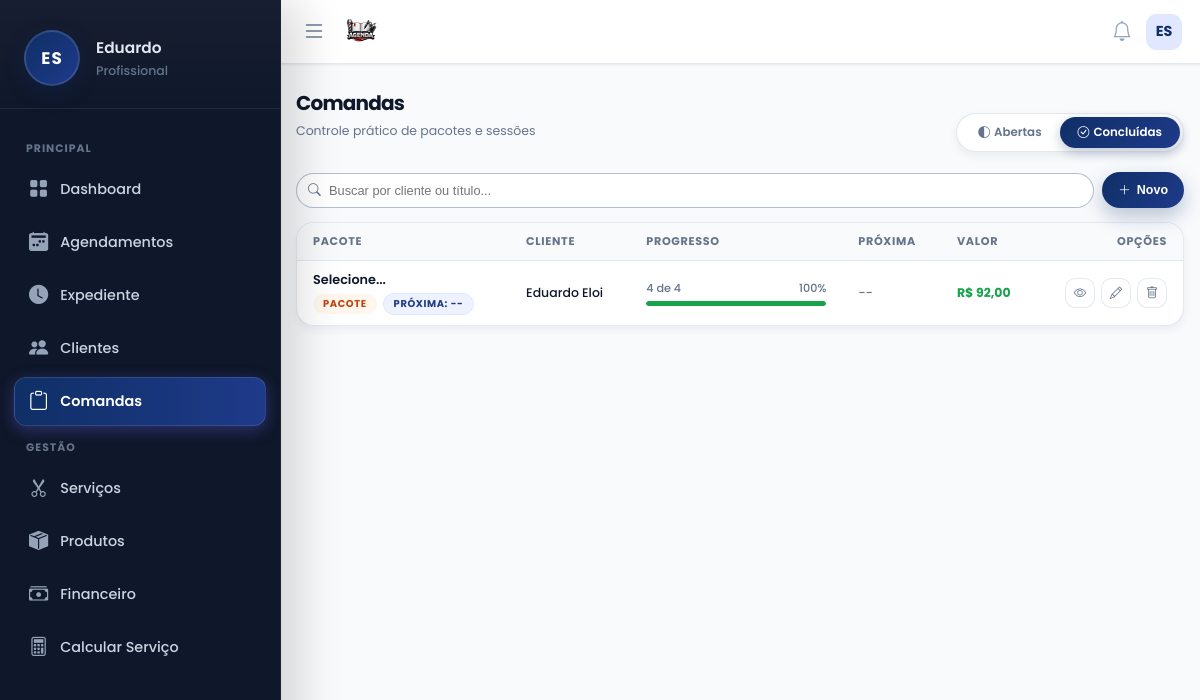
Page /pages/comandas/comandas.php?tab=fechada (signed in) on the committed database.
### tables this page shows
CREATE TABLE usuarios (
        id INTEGER PRIMARY KEY AUTOINCREMENT,
        nome TEXT, email TEXT, telefone TEXT, foto TEXT, biografia TEXT,
        cep TEXT, endereco TEXT, numero TEXT, bairro TEXT, cidade TEXT, estado TEXT,
        criado_em DATETIME DEFAULT CURRENT_TIMESTAMP
    , senha TEXT, estabelecimento TEXT, cor_tema TEXT DEFAULT '#4f46e5', ultimo_login DATETIME, ativo INTEGER DEFAULT 1, data_expiracao DATE, is_vitalicio INTEGER DEFAULT 0, quem_indicou TEXT, valor_mensalidade REAL DEFAULT 19.90, indicado_por TEXT, valor_mensal REAL DEFAULT 19.90, token_recuperacao TEXT, token_validade DATETIME, tipo_estabelecimento TEXT DEFAULT 'Salão de Beleza', instagram TEXT, cpf TEXT, lembrete_email_ativo INTEGER DEFAULT 0, lembrete_email_tempo INTEGER DEFAULT 4, lembrete_email_unidade TEXT DEFAULT 'horas', lembrete_email_cliente INTEGER DEFAULT 1, lembrete_email_confirmar INTEGER DEFAULT 0, lembrete_email_outro TEXT, lembrete_email_copia INTEGER DEFAULT 0, agendamento_min_antecedencia INTEGER DEFAULT 4, agendamento_min_unidade TEXT DEFAULT 'horas', receber_email_diario INTEGER DEFAULT 0, is_teste INTEGER DEFAULT 0, vendedor_id INTEGER);

CREATE TABLE comandas (
        id INTEGER PRIMARY KEY AUTOINCREMENT,
        user_id INTEGER NOT NULL,
        tipo TEXT DEFAULT 'normal', -- normal ou pacote
        descricao TEXT,
        cliente_id INTEGER,
        cliente_nome TEXT,
        data_inicio DATE NOT NULL,
        data_fim DATE,
        proxima_data DATE,
        numero_atendimentos INTEGER DEFAULT 0,
        total_recorrencias INTEGER DEFAULT 1,
        valor_total REAL DEFAULT 0,
        valor_pago REAL DEFAULT 0,
        desconto_tipo TEXT DEFAULT 'valor', -- valor ou porcentagem
        desconto_valor REAL DEFAULT 0,
        valor_liquido REAL DEFAULT 0,
        servico_id INTEGER,
        servico_nome TEXT,
        pacote_id INTEGER,
        pacote_nome TEXT,
        status TEXT DEFAULT 'aberta', -- aberta, fechada, cancelada
        criado_em DATETIME DEFAULT CURRENT_TIMESTAMP
    , titulo TEXT, qtd_total INTEGER DEFAULT 1, created_at DATETIME DEFAULT CURRENT_TIMESTAMP, frequencia TEXT DEFAULT 'unico', serie_id TEXT);

### pages/comandas/comandas.php (the view, shortened to what this page needs)
<?php
require_once __DIR__ . '/../../includes/db.php';
$uid = (int)$_SESSION['user_id'];
$filtro_status = $_GET['tab'] ?? 'aberta';
$busca         = trim($_GET['q'] ?? '');
$sql = "SELECT c.*, cli.nome AS c_nome, s.nome AS servico_nome,
        (SELECT COUNT(*) FROM comanda_itens WHERE comanda_id = c.id AND status = 'realizado') AS feitos,
        (SELECT data_prevista FROM comanda_itens WHERE comanda_id = c.id AND status = 'pendente' ORDER BY data_prevista ASC LIMIT 1) AS proxima
        FROM comandas c
        JOIN clientes cli ON c.cliente_id = cli.id
        LEFT JOIN servicos s ON c.servico_id = s.id
        WHERE c.user_id = :uid AND c.status = :status";
$sql .= " ORDER BY c.data_inicio DESC";
$stmt = $pdo->prepare($sql);
$stmt->bindValue(':uid', $uid);
$stmt->bindValue(':status', $filtro_status);
$stmt->execute();
$lista = $stmt->fetchAll(PDO::FETCH_ASSOC);
include '../../includes/header.php';
include '../../includes/menu.php';
?>
<link rel="stylesheet" href="https://cdn.jsdelivr.net/npm/bootstrap-icons@1.10.5/font/bootstrap-icons.css">
<div class="app-container">
    <div class="app-header">
        <div class="page-title">
            <h1>Comandas</h1>
            <p>Controle prático de pacotes e sessões</p>
        </div>
        <div class="tabs-pill">
            <a href="?tab=aberta" class="tab-link <?= $filtro_status=='aberta'?'active':'' ?>">
                <i class="bi bi-circle-half"></i> Abertas
            </a>
            <a href="?tab=fechada" class="tab-link <?= $filtro_status=='fechada'?'active':'' ?>">
                <i class="bi bi-check-circle"></i> Concluídas
            </a>
        </div>
    </div>
    <div class="controls-row">
        <form style="flex:1; display:flex;" method="GET">
            <div class="search-wrapper">
                <i class="bi bi-search"></i>
                <input type="text" name="q" value="<?= htmlspecialchars($busca) ?>" placeholder="Buscar por cliente ou título..." class="search-input">
            </div>
        </form>
        <button type="button" class="btn-gradient" onclick="abrirModal('modalNova')">
            <i class="bi bi-plus-lg"></i> Novo
        </button>
    </div>
    <div class="desktop-table">
        <table>
            <thead>
                <tr>
                    <th>Pacote</th>
                    <th>Cliente</th>
                    <th>Progresso</th>
                    <th>Próxima</th>
                    <th>Valor</th>
                    <th style="text-align:right">Opções</th>
                </tr>
            </thead>
            <tbody>
                <?php foreach($lista as $c):
                    $percent = ($c['qtd_total'] > 0) ? ($c['feitos'] / $c['qtd_total']) * 100 : 0;
                    $percent = min(100, max(0, $percent));
                    $sessaoAtual = ($c['status'] === 'aberta') ? min($c['feitos'] + 1, max(1, (int)$c['qtd_total'])) : max(1, (int)$c['qtd_total']);
                    $dataJson = htmlspecialchars(json_encode($c), ENT_QUOTES, 'UTF-8');
                ?>
                <tr>
                    <td>
                        <div style="font-weight:600; color:var(--text-main); font-size:0.8rem;"><?= htmlspecialchars($c['titulo']) ?></div>
                        <div style="display:flex; gap:6px; align-items:center; margin-top:4px; flex-wrap:wrap;">
                            <span class="badge-pill badge-<?= $c['tipo']=='pacote'?'orange':'blue' ?>"><?= ucfirst($c['tipo']) ?></span>
                            <span class="badge-pill badge-next">
                                Próxima: <?= $c['proxima'] ? date('d/m', strtotime($c['proxima'])) : '--' ?>
                            </span>
                        </div>
                    </td>
                    <td><?= htmlspecialchars($c['c_nome']) ?></td>
                    <td style="width:180px;">
                        <div style="display:flex; justify-content:space-between; font-size:0.7rem; color:var(--text-muted); margin-bottom:3px;">
                            <span><?= $sessaoAtual ?> de <?= $c['qtd_total'] ?></span>
                            <span><?= round($percent) ?>%</span>
                        </div>
                        <div class="prog-bar">
                            <div class="prog-fill <?= $percent>=100?'finished':'' ?>" style="width: <?= $percent ?>%"></div>
                        </div>
                    </td>
                    <td>
                        <?= $c['proxima'] ? date('d/m/y', strtotime($c['proxima'])) : '<span class="text-muted">--</span>' ?>
                    </td>
                    <td style="font-weight:700; color:var(--success);">R$ <?= number_format($c['valor_total'], 2, ',', '.') ?></td>
                    <td>
                        <div style="display:flex; justify-content:flex-end; gap:6px;">
                            <button onclick="abrirDetalhesComanda(<?= $c['id'] ?>)" class="btn-icon" title="Ver sessoes">
                                <i class="bi bi-eye"></i>
                            </button>
                            <button onclick='editarComanda(<?= $dataJson ?>)' class="btn-icon" title="Editar Titulo">
                                <i class="bi bi-pencil"></i>
                            </button>
                            <button onclick="excluirComanda(<?= $c['id'] ?>)" class="btn-icon del" title="Excluir comanda">
                                <i class="bi bi-trash"></i>
                            </button>
                        </div>
                    </td>
                </tr>
                <?php endforeach; ?>
            </tbody>
        </table>
    </div>
</div>

### includes/menu.php (shortened to what this page needs)
<?php
$isProd = isset($_SERVER['HTTP_HOST']) && $_SERVER['HTTP_HOST'] === 'salao.develoi.com';
$userRole  = 'Profissional';
$iniciais  = 'V';
$firstName = 'Visitante';
if (isset($pdo) && isset($_SESSION['user_id'])) {
    $stmtUser = $pdo->prepare("SELECT nome, email, estabelecimento FROM usuarios WHERE id = ? LIMIT 1");
    $stmtUser->execute([$_SESSION['user_id']]);
    $dadoUsuario = $stmtUser->fetch(PDO::FETCH_ASSOC);
    if ($dadoUsuario && !empty($dadoUsuario['nome'])) {
        $userName = $dadoUsuario['nome'];
        $partesNome = explode(' ', trim($userName));
        $firstName  = $partesNome[0];
        $primeiraLetra = mb_substr($partesNome[0], 0, 1);
        $ultimaLetra   = '';
        if (count($partesNome) > 1) {
            $ultimoNome  = end($partesNome);
            $ultimaLetra = mb_substr($ultimoNome, 0, 1);
        }
        $iniciais = strtoupper($primeiraLetra . $ultimaLetra);
    }
}
function isActive($pageName)
{
    return basename($_SERVER['PHP_SELF']) === $pageName ? 'active' : '';
}
?>
<link rel="stylesheet" href="https://cdn.jsdelivr.net/npm/bootstrap-icons@1.11.3/font/bootstrap-icons.min.css">
<nav class="app-navbar">
    <div style="display:flex; align-items:center; gap:12px;">
        <button class="menu-btn" id="openMenuBtn" type="button">
            <i class="bi bi-list"></i>
        </button>
        <?php
        if ($isProd) {
            $logoUrl = 'https://salao.develoi.com/img/logo-azul.png';
            $dashboardUrl = '/dashboard';
        } else {
            $host = $_SERVER['HTTP_HOST'];
            $logoUrl = "http://{$host}/karen_site/controle-salao/img/logo-azul.png";
            $dashboardUrl = '/karen_site/controle-salao/pages/dashboard.php';
        }
        ?>
        <a href="<?php echo $dashboardUrl; ?>" class="brand-logo">
            <img src="<?php echo $logoUrl; ?>"
                 alt="Logo Salão Develoi"
                 style="height:38px; width:auto; display:inline-block; vertical-align:middle;">
        </a>
    </div>
    <div style="display:flex; align-items:center; gap:10px;">
        <div style="position:relative;">
            <button class="icon-btn" id="notificBtn" type="button" aria-label="Notificações" style="position:relative;">
                <i class="bi bi-bell"></i>
            </button>
        </div>
        <div style="position:relative;">
            <div class="navbar-avatar" id="userAvatarBtn">
                <?php echo $iniciais; ?>
            </div>
        </div>
    </div>
</nav>
<aside class="app-sidebar" id="sidebar">
    <div class="sidebar-header">
        <div class="avatar-circle">
            <?php echo $iniciais; ?>
        </div>
        <div class="user-info">
            <h4><?php echo htmlspecialchars($firstName); ?></h4>
            <span><?php echo htmlspecialchars($userRole); ?></span>
        </div>
    </div>
    <ul class="sidebar-menu">
        <div class="menu-label">Principal</div>
        <li>
            <a href="<?php echo $isProd ? '/dashboard' : '/karen_site/controle-salao/pages/dashboard.php'; ?>"
               class="sidebar-link <?php echo isActive('dashboard.php'); ?>">
                <i class="bi bi-grid-fill"></i> <span class="menu-text">Dashboard
            </span></a>
        </li>
        <li>
            <a href="<?php echo $isProd ? '/agenda' : '/karen_site/controle-salao/pages/agenda/agenda.php'; ?>"
               class="sidebar-link <?php echo isActive('agenda.php'); ?>">
                <i class="bi bi-calendar2-week-fill"></i> <span class="menu-text">Agendamentos
            </span></a>
        </li>
        <li>
            <a href="<?php echo $isProd ? '/horarios' : '/karen_site/controle-salao/pages/horarios/horarios.php'; ?>"
               class="sidebar-link <?php echo isActive('horarios.php'); ?>">
                <i class="bi bi-clock-fill"></i> <span class="menu-text">Expediente
            </span></a>
        </li>
        <li>
            <a href="<?php echo $isProd ? '/clientes' : '/karen_site/controle-salao/pages/clientes/clientes.php'; ?>"
               class="sidebar-link <?php echo isActive('clientes.php'); ?>">
                <i class="bi bi-people-fill"></i> <span class="menu-text">Clientes
            </span></a>
        </li>
        <li>
            <a href="<?php echo $isProd ? '/comandas' : '/karen_site/controle-salao/pages/comandas/comandas.php'; ?>"
               class="sidebar-link <?php echo isActive('comandas.php'); ?>">
                <i class="bi bi-clipboard"></i> <span class="menu-text">Comandas
            </span></a>
        </li>
        <div class="menu-label">Gestão</div>
        <li>
            <a href="<?php echo $isProd ? '/servicos' : '/karen_site/controle-salao/pages/servicos/servicos.php'; ?>"
               class="sidebar-link <?php echo isActive('servicos.php'); ?>">
                <i class="bi bi-scissors"></i> <span class="menu-text">Serviços
            </span></a>
        </li>
        <li>
            <a href="<?php echo $isProd ? '/produtos-estoque' : '/karen_site/controle-salao/pages/produtos-estoque/produtos-estoque.php'; ?>"
               class="sidebar-link <?php echo isActive('produtos-estoque.php'); ?>">
                <i class="bi bi-box-seam-fill"></i> <span class="menu-text">Produtos
            </span></a>
        </li>
        <li>
            <a href="<?php echo $isProd ? '/financeiro' : '/karen_site/controle-salao/pages/financeiro/financeiro.php'; ?>"
               class="sidebar-link <?php echo isActive('financeiro.php'); ?>">
                <i class="bi bi-cash-stack"></i> <span class="menu-text">Financeiro
            </span></a>
        </li>
        <li>
            <a href="<?php echo $isProd ? '/calcular-servico' : '/karen_site/controle-salao/pages/calcular-servico/calcular-servico.php'; ?>"
               class="sidebar-link <?php echo isActive('calcular-servico.php'); ?>">
                <i class="bi bi-calculator"></i> <span class="menu-text">Calcular Serviço
            </span></a>
        </li>
    </ul>
</aside>

### rows in the picture
usuarios: nome "ES", nome "Eduardo"
comandas: titulo "Selecione...", tipo "PACOTE", c_nome "Eduardo Eloi", qtd_total "4", percent "100", valor_total "92,00"

### other values in the picture
$userRole "Profissional"
